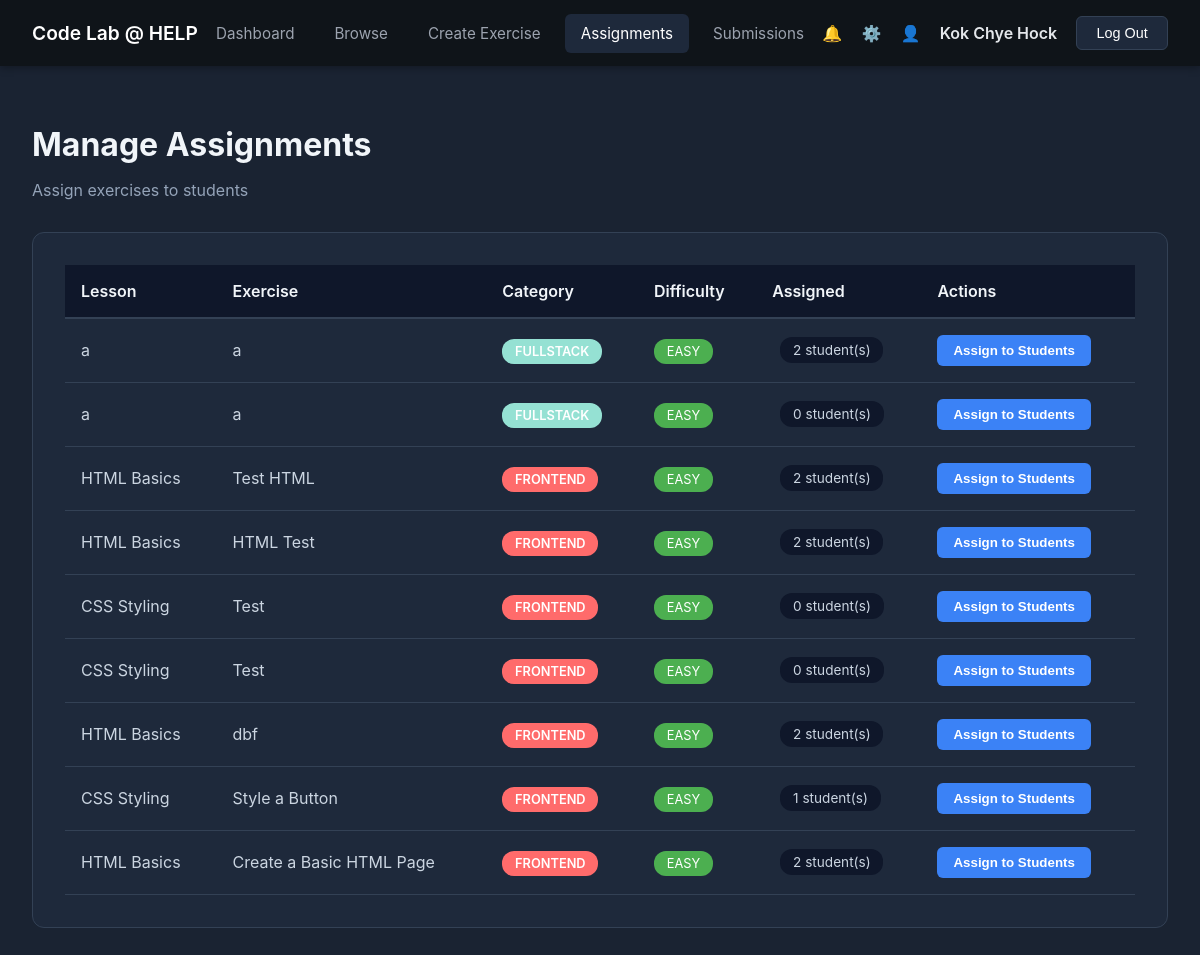
The page /PHP/instructor_assignments.php (signed in) on the database its author committed.
### tables this page shows
CREATE TABLE `exercises` (
  `id` int(10) UNSIGNED NOT NULL,
  `lesson_id` int(10) UNSIGNED NOT NULL,
  `title` varchar(200) NOT NULL,
  `description` text DEFAULT NULL,
  `instructions` text NOT NULL,
  `starter_code` text DEFAULT NULL,
  `solution_code` text DEFAULT NULL,
  `test_cases` longtext DEFAULT NULL CHECK (json_valid(`test_cases`)),
  `hints` longtext DEFAULT NULL CHECK (json_valid(`hints`)),
  `points` int(11) DEFAULT 10,
  `difficulty` enum('easy','medium','hard') DEFAULT 'easy',
  `order_index` int(11) DEFAULT 0,
  `created_at` timestamp NOT NULL DEFAULT current_timestamp()
);

CREATE TABLE `lessons` (
  `id` int(10) UNSIGNED NOT NULL,
  `title` varchar(200) NOT NULL,
  `description` text DEFAULT NULL,
  `category` enum('frontend','backend','fullstack') NOT NULL,
  `difficulty` enum('beginner','intermediate','advanced') DEFAULT 'beginner',
  `content_type` enum('video','text','interactive') DEFAULT 'text',
  `duration_minutes` int(11) DEFAULT 0,
  `order_index` int(11) DEFAULT 0,
  `is_published` tinyint(1) DEFAULT 1,
  `created_by` int(10) UNSIGNED DEFAULT NULL,
  `created_at` timestamp NOT NULL DEFAULT current_timestamp(),
  `updated_at` timestamp NOT NULL DEFAULT current_timestamp() ON UPDATE current_timestamp()
);

### PHP/instructor_assignments.php (the view, shortened to what this page needs)
<?php
include 'db_connect.php';
$instructor_name = $_SESSION['full_name'];
$assignments_query = "
    SELECT
        l.title as lesson_title,
        l.category,
        e.title as exercise_title,
        e.difficulty,
        e.id as exercise_id,
        COUNT(DISTINCT a.id) as assignments_count
    FROM exercises e
    INNER JOIN lessons l ON l.id = e.lesson_id
    LEFT JOIN assignments a ON a.exercise_id = e.id
    GROUP BY e.id
    ORDER BY l.created_at DESC, e.id DESC
";
$assignments = $conn->query($assignments_query);
?>
<!DOCTYPE html>
<html lang="en">
<head>
</head>
<body>
  <nav class="navbar">
    <div class="logo">
      <a href="instructorDashboard.php">Code Lab @ HELP</a>
    </div>
    <ul class="nav-links">
      <li><a href="instructorDashboard.php">Dashboard</a></li>
      <li><a href="instructor_lessons.php">Browse</a></li>
      <li><a href="instructor_create_exercise.php">Create Exercise</a></li>
      <li><a href="instructor_assignments.php" class="active">Assignments</a></li>
      <li><a href="instructor_submissions.php">Submissions</a></li>
    </ul>
    <div class="nav-icons">
      <span class="icon">🔔</span>
      <span class="icon">⚙️</span>
      <span class="icon">👤</span>
      <span class="username"><?php echo htmlspecialchars($instructor_name); ?></span>
      <button class="logout-btn" onclick="confirmLogout()">Log Out</button>
    </div>
  </nav>
  <div class="container">
    <h2>Manage Assignments</h2>
    <p class="subtitle">Assign exercises to students</p>
    <div class="assignments-box">
      <table>
        <thead>
          <tr>
            <th>Lesson</th>
            <th>Exercise</th>
            <th>Category</th>
            <th>Difficulty</th>
            <th>Assigned</th>
            <th>Actions</th>
          </tr>
        </thead>
        <tbody>
          <?php if ($assignments->num_rows > 0): ?>
            <?php while ($assignment = $assignments->fetch_assoc()): ?>
              <tr>
                <td><?php echo htmlspecialchars($assignment['lesson_title']); ?></td>
                <td><?php echo htmlspecialchars($assignment['exercise_title']); ?></td>
                <td>
                  <span class="badge badge-<?php echo $assignment['category']; ?>">
                    <?php echo strtoupper($assignment['category']); ?>
                  </span>
                </td>
                <td>
                  <span class="difficulty difficulty-<?php echo $assignment['difficulty']; ?>">
                    <?php echo strtoupper($assignment['difficulty']); ?>
                  </span>
                </td>
                <td>
                  <span class="assignments-count">
                    <?php echo $assignment['assignments_count']; ?> student(s)
                  </span>
                </td>
                <td>
                  <button class="btn-assign" onclick="openAssignModal(<?php echo $assignment['exercise_id']; ?>, '<?php echo htmlspecialchars($assignment['exercise_title'], ENT_QUOTES); ?>')">
                    Assign to Students
                  </button>
                </td>
              </tr>
            <?php endwhile; ?>
          <?php endif; ?>
        </tbody>
      </table>
    </div>
  </div>
</body>
</html>

### PHP/instructor_assignments.php (style rules this page uses)
* { box-sizing: border-box; }
body { margin: 0; font-family: -apple-system, BlinkMacSystemFont, 'Segoe UI', Roboto, sans-serif; background-color: #1a2332; color: #e4e7eb; }
.navbar { background-color: #0f1419; padding: 1rem 2rem; display: flex; justify-content: space-between; align-items: center; box-shadow: 0 2px 8px rgba(0,0,0,0.3); }
.logo a { color: white; text-decoration: none; font-weight: 600; font-size: 1.2rem; }
.nav-links { list-style: none; display: flex; gap: 0.5rem; margin: 0; padding: 0; }
.nav-links li a { color: #9ca3af; text-decoration: none; padding: 0.6rem 1rem; border-radius: 6px; font-size: 0.95rem; }
.nav-links li a:hover, .nav-links li a.active { background-color: #1e293b; color: white; }
.nav-icons { display: flex; align-items: center; gap: 1.2rem; }
.username { font-weight: 600; color: #e4e7eb; }
.logout-btn { background-color: #1e293b; color: white; border: 1px solid #334155; padding: 0.5rem 1.2rem; cursor: pointer; border-radius: 6px; font-size: 0.9rem; }
.container { max-width: 1400px; margin: 0 auto; padding: 2rem; }
h2 { font-size: 2rem; margin-bottom: 0.5rem; color: #f1f5f9; }
.subtitle { color: #94a3b8; margin-bottom: 2rem; }
.assignments-box { background-color: #1e293b; border-radius: 12px; padding: 2rem; border: 1px solid #334155; }
table { width: 100%; border-collapse: collapse; }
th { background-color: #0f172a; padding: 1rem; text-align: left; font-weight: 600; color: #f1f5f9; border-bottom: 2px solid #334155; }
td { padding: 1rem; border-bottom: 1px solid #334155; color: #cbd5e1; }
.badge { padding: 0.3rem 0.8rem; border-radius: 12px; font-size: 0.8rem; font-weight: 600; }
.badge-frontend { background-color: #ff6b6b; color: white; }
.badge-fullstack { background-color: #95e1d3; color: white; }
.difficulty { padding: 0.3rem 0.8rem; border-radius: 12px; font-size: 0.8rem; }
.difficulty-easy { background-color: #4caf50; color: white; }
.btn-assign { padding: 0.5rem 1rem; background-color: #3b82f6; color: white; border: none; border-radius: 6px; cursor: pointer; font-weight: 600; }
.assignments-count { display: inline-block; background-color: #0f172a; padding: 0.3rem 0.8rem; border-radius: 12px; font-size: 0.85rem; margin-left: 0.5rem; }

### rows shown on the page
exercises: lesson.title "a", title "a", lesson.category "FULLSTACK", difficulty "EASY", assignments_count "2"
exercises: lesson.title "a", title "a", lesson.category "FULLSTACK", difficulty "EASY", assignments_count "0"
exercises: lesson.title "HTML Basics", title "Test HTML", lesson.category "FRONTEND", difficulty "EASY", assignments_count "2"
exercises: lesson.title "HTML Basics", title "HTML Test", lesson.category "FRONTEND", difficulty "EASY", assignments_count "2"
exercises: lesson.title "CSS Styling", title "Test", lesson.category "FRONTEND", difficulty "EASY", assignments_count "0"
exercises: lesson.title "CSS Styling", title "Test", lesson.category "FRONTEND", difficulty "EASY", assignments_count "0"
exercises: lesson.title "HTML Basics", title "dbf", lesson.category "FRONTEND", difficulty "EASY", assignments_count "2"
exercises: lesson.title "CSS Styling", title "Style a Button", lesson.category "FRONTEND", difficulty "EASY", assignments_count "1"
exercises: lesson.title "HTML Basics", title "Create a Basic HTML Page", lesson.category "FRONTEND", difficulty "EASY", assignments_count "2"

### other values the page prints
$instructor_name "Kok Chye Hock"
